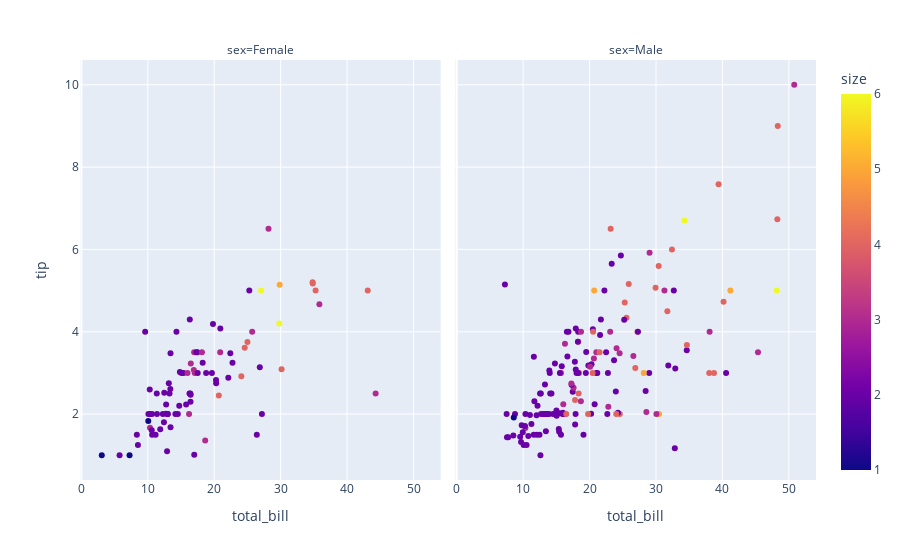

This figure's notebook cell:
### Code cell
import plotly.express as px
df = px.data.tips()
fig = px.scatter(df, x="total_bill", y="tip", color="size", facet_col="sex")
fig.show()

### Figure 1 — Plotly figure (JSON) as saved in the notebook; plotly's stock layout.template omitted (floating-point values rounded to 4 significant figures; data arrays with more than 128 entries replaced by an {"elided": "..."} marker saying what was removed)
{"data": [{"hoverlabel": {"namelength": 0}, "hovertemplate": "sex=Female<br>total_bill=%{x}<br>tip=%{y}<br>size=%{marker.color}", "legendgroup": "", "marker": {"color": [2, 4, 4, 2, 3, 3, 2, 2, 2, 2, 4, 3, 2, 4, 2, 2, 1, 3, 2, 2, 2, 1, 4, 2, 2, 2, 2, 2, 3, 2, 2, 2, 1, 3, 2, 2, 2, 4, 2, 2, 6, 2, 2, 2, 2, 2, 2, 2, 2, 2, 2, 2, 6, 2, 2, 3, 2, 5, 4, 2, 3, 2, 2, 2, 2, 3, 3, 2, 4, 2, 2, 2, 2, 3, 2, 2, 3, 2, 4, 2, 3, 2, 2, 2, 3, 2, 2], "coloraxis": "coloraxis", "symbol": "circle"}, "mode": "markers", "name": "", "showlegend": false, "type": "scatter", "x": [16.99, 24.59, 35.26, 14.83, 10.33, 16.97, 20.29, 15.77, 19.65, 15.06, 20.69, 16.93, 10.29, 34.81, 26.41, 16.45, 3.07, 17.07, 26.86, 25.28, 14.73, 10.07, 34.83, 5.75, 16.32, 22.75, 11.35, 15.38, 44.3, 22.42, 20.92, 14.31, 7.25, 25.71, 17.31, 10.65, 12.43, 24.08, 13.42, 12.48, 29.8, 14.52, 11.38, 20.27, 11.17, 12.26, 18.26, 8.51, 10.33, 14.15, 13.16, 17.47, 27.05, 16.43, 8.35, 18.64, 11.87, 29.85, 25, 13.39, 16.21, 17.51, 10.59, 10.63, 9.6, 20.9, 18.15, 19.81, 43.11, 13, 12.74, 13, 16.4, 16.47, 12.76, 13.27, 28.17, 12.9, 30.14, 13.42, 15.98, 16.27, 10.09, 22.12, 35.83, 27.18, 18.78], "xaxis": "x", "y": [1.01, 3.61, 5, 3.02, 1.67, 3.5, 2.75, 2.23, 3, 3, 2.45, 3.07, 2.6, 5.2, 1.5, 2.47, 1, 3, 3.14, 5, 2.2, 1.83, 5.17, 1, 4.3, 3.25, 2.5, 3, 2.5, 3.48, 4.08, 4, 1, 4, 3.5, 1.5, 1.8, 2.92, 1.68, 2.52, 4.2, 2, 2, 2.83, 1.5, 2, 3.25, 1.25, 2, 2, 2.75, 3.5, 5, 2.3, 1.5, 1.36, 1.63, 5.14, 3.75, 2.61, 2, 3, 1.61, 2, 4, 3.5, 3.5, 4.19, 5, 2, 2.01, 2, 2.5, 3.23, 2.23, 2.5, 6.5, 1.1, 3.09, 3.48, 3, 2.5, 2, 2.88, 4.67, 2, 3], "yaxis": "y"}, {"hoverlabel": {"namelength": 0}, "hovertemplate": "sex=Male<br>total_bill=%{x}<br>tip=%{y}<br>size=%{marker.color}", "legendgroup": "", "marker": {"color": {"elided": "157 int values"}, "coloraxis": "coloraxis", "symbol": "circle"}, "mode": "markers", "name": "", "showlegend": false, "type": "scatter", "x": {"elided": "157 float values"}, "xaxis": "x2", "y": {"elided": "157 float values"}, "yaxis": "y2"}], "layout": {"annotations": [{"font": {}, "showarrow": false, "text": "sex=Female", "x": 0.245, "xanchor": "center", "xref": "paper", "y": 1, "yanchor": "bottom", "yref": "paper"}, {"font": {}, "showarrow": false, "text": "sex=Male", "x": 0.755, "xanchor": "center", "xref": "paper", "y": 1, "yanchor": "bottom", "yref": "paper"}], "coloraxis": {"colorbar": {"title": {"text": "size"}}, "colorscale": [[0, "#0d0887"], [0.1111, "#46039f"], [0.2222, "#7201a8"], [0.3333, "#9c179e"], [0.4444, "#bd3786"], [0.5556, "#d8576b"], [0.6667, "#ed7953"], [0.7778, "#fb9f3a"], [0.8889, "#fdca26"], [1, "#f0f921"]]}, "legend": {"tracegroupgap": 0}, "margin": {"t": 60}, "xaxis": {"anchor": "y", "domain": [0, 0.49], "title": {"text": "total_bill"}}, "xaxis2": {"anchor": "y2", "domain": [0.51, 1], "matches": "x", "title": {"text": "total_bill"}}, "yaxis": {"anchor": "x", "domain": [0, 1], "title": {"text": "tip"}}, "yaxis2": {"anchor": "x2", "domain": [0, 1], "matches": "y", "showticklabels": false}}}
